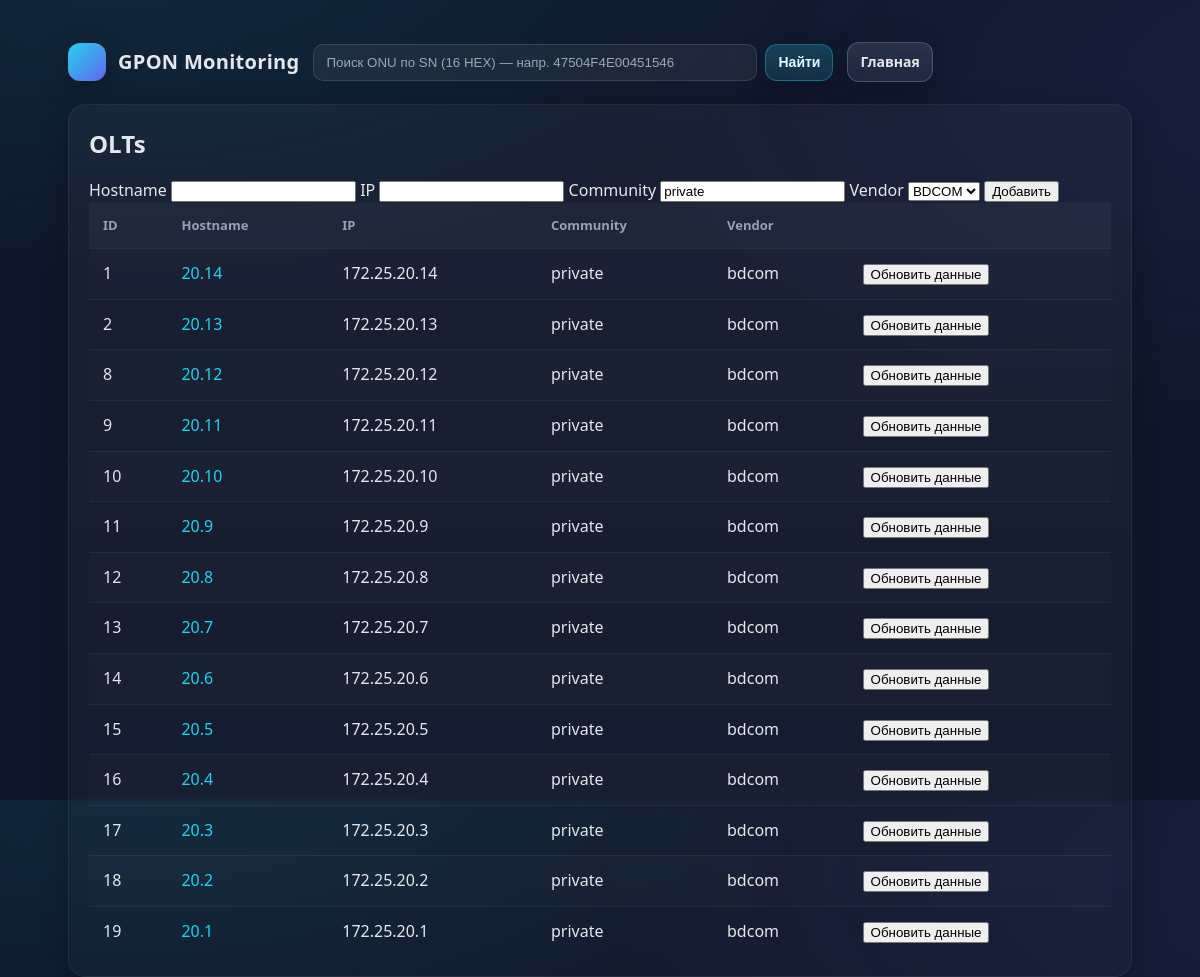
Page /olts on the committed database.
### tables this page shows
CREATE TABLE olts (
  id INTEGER PRIMARY KEY AUTOINCREMENT,
  hostname TEXT NOT NULL,
  ip       TEXT NOT NULL UNIQUE,
  community TEXT NOT NULL,
  vendor    TEXT NOT NULL DEFAULT 'bdcom'
);

### app.py (the view)
@app.get("/olts")
def list_olts():
    with db() as conn:
        rows = conn.execute("SELECT id, hostname, ip, community, vendor FROM olts ORDER BY id").fetchall()
    return render_template("olts.html", rows=rows)

### models.py (called while the page is built)
def ensure_db():
    DB.parent.mkdir(parents=True, exist_ok=True)
    with sqlite3.connect(DB) as conn, open(SCHEMA,"r") as f:
        conn.executescript(f.read())

@contextlib.contextmanager
def db():
    ensure_db()
    conn = sqlite3.connect(DB)
    try:
        yield conn
    finally:
        conn.commit()
        conn.close()

### templates/olts.html (shortened to what this page needs)
{% extends "base.html" %}
{% block content %}
<h2>OLTs</h2>
<form method="post" action="{{ url_for('add_olt') }}" class="card">
  <label>Hostname <input name="hostname" required></label>
  <label>IP <input name="ip" required></label>
  <label>Community <input name="community" value="private" required></label>
  <label>Vendor
    <select name="vendor">
      <option value="bdcom">BDCOM</option>
    </select>
  </label>
  <button>Добавить</button>
</form>
<table>
  <thead><tr><th>ID</th><th>Hostname</th><th>IP</th><th>Community</th><th>Vendor</th><th></th></tr></thead>
  <tbody>
  {% for id, hn, ip, com, vendor in rows %}
    <tr>
      <td>{{ id }}</td>
      <td><a href="{{ url_for('olt', ip=ip) }}">{{ hn }}</a></td>
      <td>{{ ip }}</td>
      <td>{{ com }}</td>
      <td>{{ vendor }}</td>
      <td>
        <form method="post" action="{{ url_for('olt_refresh', ip=ip) }}">
          <button>Обновить данные</button>
        </form>
      </td>
    </tr>
  {% endfor %}
  </tbody>
</table>
{% endblock %}

### templates/base.html (style rules this page uses)
:root { --bg:#0f172a; --panel:#111827; --card:#0b1222; --muted:#94a3b8; --text:#e5e7eb; --accent:#22d3ee; --shadow: 0 8px 30px rgba(0,0,0,.25); --radius:18px; }
* { box-sizing:border-box }
html,body { height:100% }
body { margin:0; font:16px/1.6 system-ui, -apple-system, Segoe UI, Roboto, Ubuntu, Cantarell, "Noto Sans", Arial; color:var(--text); background: radial-gradient(1200px 600px at 10% -10%, rgba(34,211,238,.10), transparent 60%), radial-gradient(1200px 600px at 110% 10%, rgba(99,102,241,.10), transparent 60%), var(--bg); }
a { color:var(--accent); text-decoration:none; transition:opacity .15s ease }
h2 { margin:0 0 14px 0 }
table { width:100%; border-collapse:separate; border-spacing:0 }
thead th { text-align:left; font-weight:700; font-size:13px; color:var(--muted); padding:12px 14px; background:rgba(255,255,255,.03); position:sticky; top:0; z-index:1; }
tbody td { padding:12px 14px; border-top:1px solid rgba(255,255,255,.06) }
tbody tr { transition: background .15s ease }
tbody tr:nth-child(odd) { background:rgba(255,255,255,.01) }

### rows in the picture
olts: id "1", hostname "20.14", ip "172.25.20.14", community "private", vendor "bdcom"
olts: id "2", hostname "20.13", ip "172.25.20.13", community "private", vendor "bdcom"
olts: id "8", hostname "20.12", ip "172.25.20.12", community "private", vendor "bdcom"
olts: id "9", hostname "20.11", ip "172.25.20.11", community "private", vendor "bdcom"
olts: id "10", hostname "20.10", ip "172.25.20.10", community "private", vendor "bdcom"
olts: id "11", hostname "20.9", ip "172.25.20.9", community "private", vendor "bdcom"
olts: id "12", hostname "20.8", ip "172.25.20.8", community "private", vendor "bdcom"
olts: id "13", hostname "20.7", ip "172.25.20.7", community "private", vendor "bdcom"
olts: id "14", hostname "20.6", ip "172.25.20.6", community "private", vendor "bdcom"
olts: id "15", hostname "20.5", ip "172.25.20.5", community "private", vendor "bdcom"
olts: id "16", hostname "20.4", ip "172.25.20.4", community "private", vendor "bdcom"
olts: id "17", hostname "20.3", ip "172.25.20.3", community "private", vendor "bdcom"
olts: id "18", hostname "20.2", ip "172.25.20.2", community "private", vendor "bdcom"
olts: id "19", hostname "20.1", ip "172.25.20.1", community "private", vendor "bdcom"

### other values in the picture
{{ header or "GPON Monitoring" }} "GPON Monitoring"
